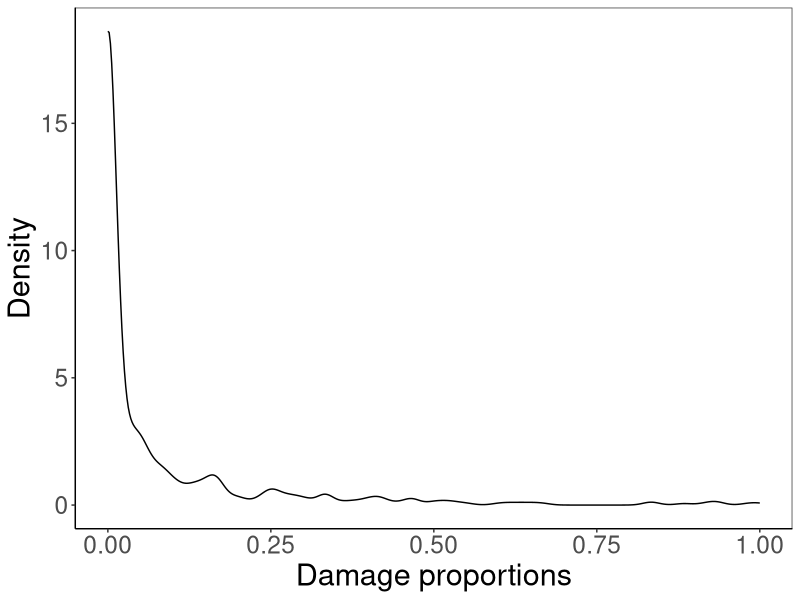
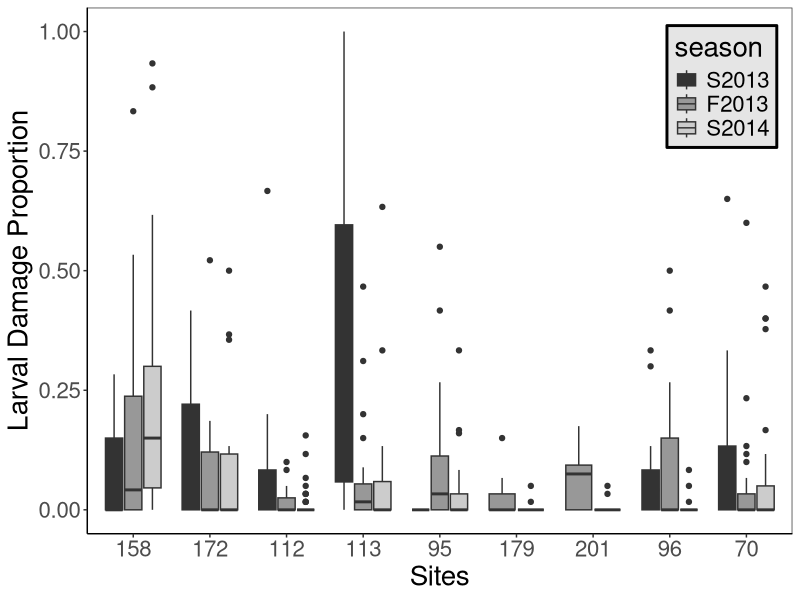

Generate these figures, in order, with R:
# ======================================================================================================= #
# R script for reproduction of the analyses in Piatscheck et al 2018 Acto Oecolofica
# ======================================================================================================= #

# Paper title: Ecological factors associated with pre-dispersal predation of fig seeds and wasps by fig-specialist 
# lepidopteran larvae
# doi.org/10.1016/j.actao.2018.03.001

# The following script allows the reproduction of figure 3 and 4 and the test of association between pre-dispersal 
# fig predation by Omiodes stigosalis on Ficus petiolaris and ecological variables using generalized linear mixed 
# models.

# The phylogenetic analysis and spatial aggregation of fig predation analysis (as well as reproduction of Figures 1,
# 2 and 5) are not presented here as they were not realized in R.

# ------------------------------------------------------------------------------ #
# Import the data and formating
# ------------------------------------------------------------------------------ #

lep_data <- read.csv("lep_data_Piatscheck.et.al.2018.csv")

lep_data$lep_resp_mat <- cbind(lep_data$damaged_syconia, lep_data$counted_syconia-lep_data$damaged_syconia)
lep_data$site <- factor(lep_data$site, levels = c("158", "172","112","113","95","179","201","96","70"))
lep_data$season <- factor(lep_data$season, levels = c("F2012", "S2013","F2013","S2014")) 
lep_data$treeID <- as.factor(paste(lep_data$site, lep_data$tree, sep = "-"))

# ------------------------------------------------------------------------------ #
# Damage proportions plots
# ------------------------------------------------------------------------------ #

library(ggplot2)
lep_data$damage_prop <- lep_data$damaged_syconia/lep_data$counted_syconia

# ______________________________________________________________________________ #
# Figure 3: Damage proportion density plot
ggplot(lep_data, aes(damage_prop)) + 
  geom_density() +
  theme_bw() + 
  theme(panel.grid.major = element_blank(), 
        panel.grid.minor = element_blank(), 
        panel.background = element_blank(), 
        axis.line = element_line(colour = "black"), 
        text = element_text(size=22)) + 
  labs(x = "Damage proportions", y = "Density")

# ______________________________________________________________________________ #
# Figure 4: Damage proportion by sites and seasons plot
ggplot(lep_data, aes(site, damage_prop)) + 
  geom_boxplot(aes(fill=season)) + 
  theme_bw() + 
  theme(panel.grid.major = element_blank(), 
        panel.grid.minor = element_blank(), 
        panel.background = element_blank(),
        text = element_text(size=20),
        axis.line = element_line(colour = "black"),
        legend.position = c(0.9, 0.85),
        legend.background = element_rect(color = "black", 
                                         fill = "grey90", 
                                         size = 1, 
                                         linetype = "solid")) +
  labs(x = "Sites", y = "Larval Damage Proportion")  +
  scale_fill_grey()

# ------------------------------------------------------------------------------ #
# Ecological correlates of lepidopteran damage
# ------------------------------------------------------------------------------ #
  
library(lme4)
lep_data$interphases_prop <- (lep_data$early_interph + lep_data$late_interph)/lep_data$total_syconia

# Because the glmer function works with variables approximatively the same scale, some varibles need to be rescaled.
lep_data$volume_tr  <- lep_data$volume/1000
lep_data$est_n_fruits_tr <- lep_data$est_n_fruits/1000

# ______________________________________________________________________________ #
# Generalized Linear Mixed Models (logistic regression)

# Definitive results
summary(glmer(lep_resp_mat ~ site + 
                season + 
                distance_to_NN_20km +
                volume_tr + 
                reproduction_prop + 
                interphases_prop + 
                (1|treeID) + 
                (1|season:treeID), 
              data=lep_data, 
              family=binomial, 
              control=glmerControl(optimizer="nlminbwrap")))
# Note: the positive association (marginaly significant) of damaged syconia relative to non-damaged with tree density
# needs to be interpreted as negative since we used neighbor joining. 

# GLMM with "asynchrony" instead of "proportion of interphase"
summary(glmer(lep_resp_mat ~ site + 
                season + 
                distance_to_NN_20km + 
                est_n_fruits_tr + 
                interphases_prop + 
                (1|treeID) + 
                (1|season:treeID), 
              data=lep_data, 
              family=binomial, 
              control=glmerControl(optimizer="nlminbwrap")))

# with "crop size" instead of "volume" and "reproductive effort"
summary(glmer(lep_resp_mat ~ site + 
                season + 
                distance_to_NN_20km + 
                est_n_fruits_tr + 
                synchrony + 
                (1|treeID) + 
                (1|season:treeID), 
              data=lep_data, 
              family=binomial, 
              control=glmerControl(optimizer="nlminbwrap")))

